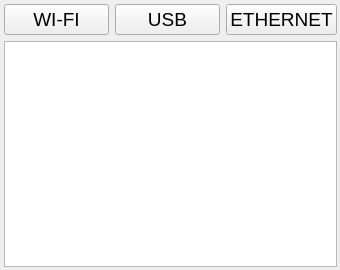
<?xml version="1.0" encoding="UTF-8"?>
<ui version="4.0">
 <class>uploadMgr</class>
 <widget class="QWidget" name="uploadMgr">
  <property name="geometry">
   <rect>
    <x>0</x>
    <y>0</y>
    <width>340</width>
    <height>270</height>
   </rect>
  </property>
  <property name="minimumSize">
   <size>
    <width>340</width>
    <height>270</height>
   </size>
  </property>
  <property name="font">
   <font>
    <pointsize>14</pointsize>
    <weight>50</weight>
    <italic>false</italic>
    <bold>false</bold>
   </font>
  </property>
  <property name="windowTitle">
   <string>Form</string>
  </property>
  <widget class="QWidget" name="layoutWidget">
   <property name="geometry">
    <rect>
     <x>4</x>
     <y>4</y>
     <width>333</width>
     <height>263</height>
    </rect>
   </property>
   <layout class="QVBoxLayout" name="verticalLayout">
    <item>
     <layout class="QHBoxLayout" name="horizontalLayout">
      <item>
       <widget class="QPushButton" name="pb_wifi">
        <property name="minimumSize">
         <size>
          <width>0</width>
          <height>30</height>
         </size>
        </property>
        <property name="text">
         <string>WI-FI</string>
        </property>
        <property name="flat">
         <bool>false</bool>
        </property>
       </widget>
      </item>
      <item>
       <widget class="QPushButton" name="pb_usb">
        <property name="minimumSize">
         <size>
          <width>0</width>
          <height>30</height>
         </size>
        </property>
        <property name="text">
         <string>USB</string>
        </property>
        <property name="flat">
         <bool>false</bool>
        </property>
       </widget>
      </item>
      <item>
       <widget class="QPushButton" name="pb_enet">
        <property name="minimumSize">
         <size>
          <width>0</width>
          <height>30</height>
         </size>
        </property>
        <property name="text">
         <string>ETHERNET</string>
        </property>
        <property name="flat">
         <bool>false</bool>
        </property>
       </widget>
      </item>
     </layout>
    </item>
    <item>
     <widget class="QListWidget" name="tw_fileList">
      <property name="maximumSize">
       <size>
        <width>336</width>
        <height>16777215</height>
       </size>
      </property>
      <property name="font">
       <font>
        <pointsize>14</pointsize>
        <weight>50</weight>
        <italic>false</italic>
        <bold>false</bold>
       </font>
      </property>
     </widget>
    </item>
   </layout>
  </widget>
 </widget>
 <resources/>
 <connections/>
</ui>
